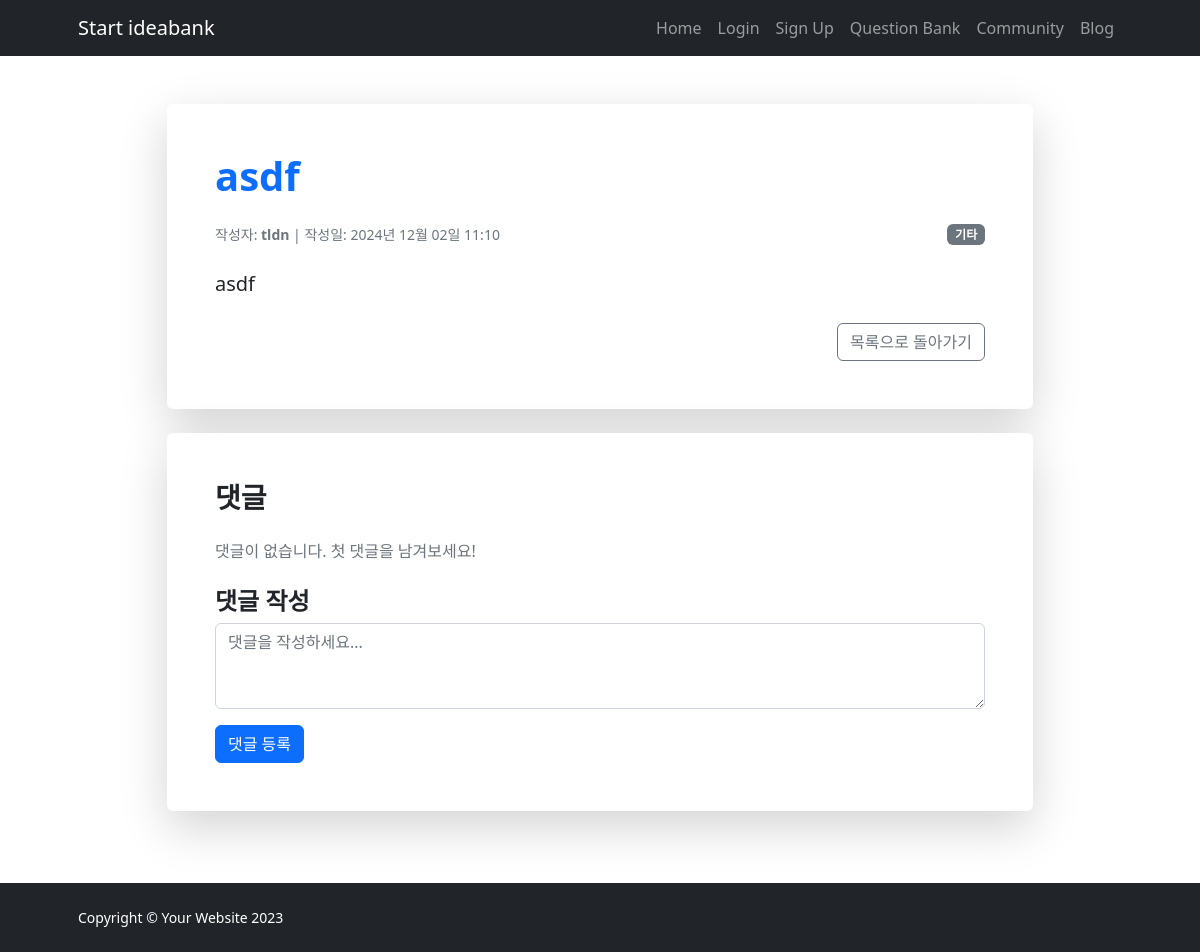
/qa/3/, run on an earlier commit of the app's database.
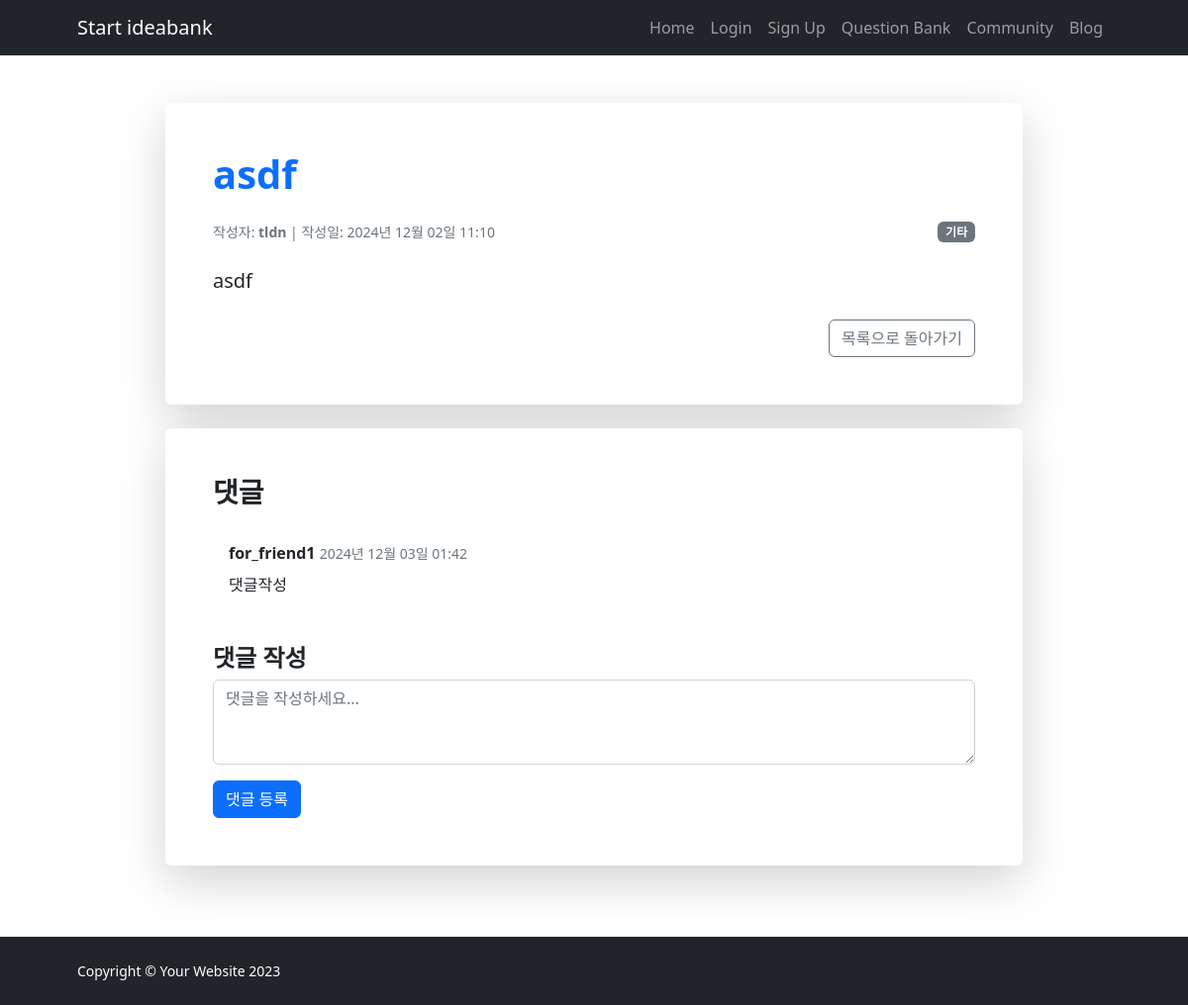
And on a later commit of the database.
### IBK_ossproject/models.py (models this page shows, shortened)
class Comment(models.Model):
    question = models.ForeignKey(Question, on_delete=models.CASCADE, related_name='comments')
    author = models.ForeignKey(User, on_delete=models.CASCADE)
    content = models.TextField()
    created_at = models.DateTimeField(auto_now_add=True)

### IBK_ossproject/views.py (the view)
# urls.py: path('qa/<int:question_id>/', views.question_detail, name='question_detail'),  # 질문 상세 페이지
def question_detail(request, question_id):
    question = get_object_or_404(Question, id=question_id)
    comments = Comment.objects.filter(question=question).order_by('created_at')
    context = {
        'question': question,
        'comments': comments,
    }
    return render(request, 'question_detail.html', context)

### templates/question_detail.html (shortened to what this page needs)
{% extends 'base.html' %}
{% block content %}
    <section class="py-5">
        <div class="container px-5">
            <div class="row justify-content-center">
                <div class="col-lg-10">
                    <div class="card shadow-lg border-0 mb-4">
                        <div class="card-body p-5">
                            <h1 class="fw-bolder mb-4 text-primary">{{ question.title }}</h1>
                            <div class="d-flex justify-content-between align-items-center mb-4">
                                <div class="small text-muted">
                                    작성자: <strong>{{ question.author.username }}</strong> | 작성일: {{ question.created_at|date:"Y년 m월 d일 H:i" }}
                                </div>
                                <div class="badge bg-secondary text-white">{{ question.category }}</div>
                            </div>
                            <p class="fs-5 mb-4">{{ question.content }}</p>
                            <div class="d-flex justify-content-end">
                                <a href="{% url 'qa_board' %}" class="btn btn-outline-secondary">목록으로 돌아가기</a>
                            </div>
                        </div>
                    </div>
                    <div class="card shadow-lg border-0 mb-4">
                        <div class="card-body p-5">
                            <h3 class="fw-bold mb-4">댓글</h3>
                            {% if comments.exists %}
                                <ul class="list-group list-group-flush mb-4">
                                    {% for comment in comments %}
                                        <li class="list-group-item">
                                            <div class="d-flex justify-content-between">
                                                <div>
                                                    <strong>{{ comment.author.username }}</strong>
                                                    <span class="small text-muted">{{ comment.created_at|date:"Y년 m월 d일 H:i" }}</span>
                                                </div>
                                            </div>
                                            <p class="mt-2">{{ comment.content }}</p>
                                        </li>
                                    {% endfor %}
                                </ul>
                            {% else %}
                                <p class="text-muted">댓글이 없습니다. 첫 댓글을 남겨보세요!</p>
                            {% endif %}
                            <div class="mt-4">
                                <h4 class="fw-bold">댓글 작성</h4>
                                <form method="POST" action="{% url 'add_comment' question.id %}">
                                    <div class="mb-3">
                                        <textarea name="content" class="form-control" rows="3" placeholder="댓글을 작성하세요..."></textarea>
                                    </div>
                                    <button type="submit" class="btn btn-primary">댓글 등록</button>
                                </form>
                            </div>
                        </div>
                    </div>
                </div>
            </div>
        </div>
    </section>
{% endblock %}

What changed in the data, as far as the page shows it:
added Comment: author.username "for_friend1", created_at "2024년 12월 03일 01:42", content "댓글작성"
Also different on the page:
text no longer shown: "댓글이 없습니다. 첫 댓글을 남겨보세요!"
